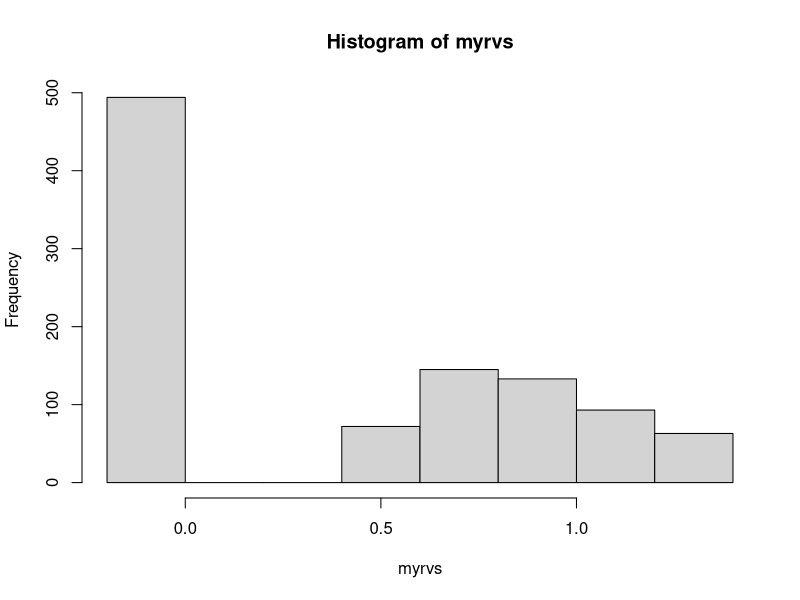

The R source for this figure:
myrgen <- function(n,x) {
  gen1 <- function() {
    p <- runif(1)
    if(p>0.5){
      i <- (exp(-2*p))/-2
      }
    if (p<=0.5){
      i <- (exp(2*p))/2
    }
    return(i)
  }
  replicate(n,gen1())
}


# compare to R's function rpois()
myrvs <- myrgen(1000,0.5)
hist(myrvs)

